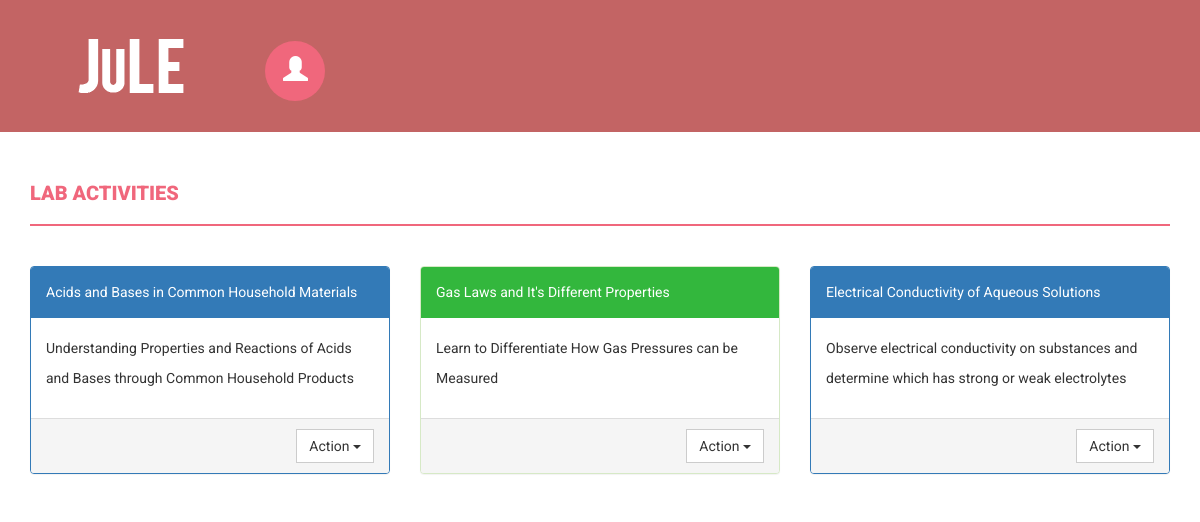
The page /home/ (signed in) on the database as committed earlier.
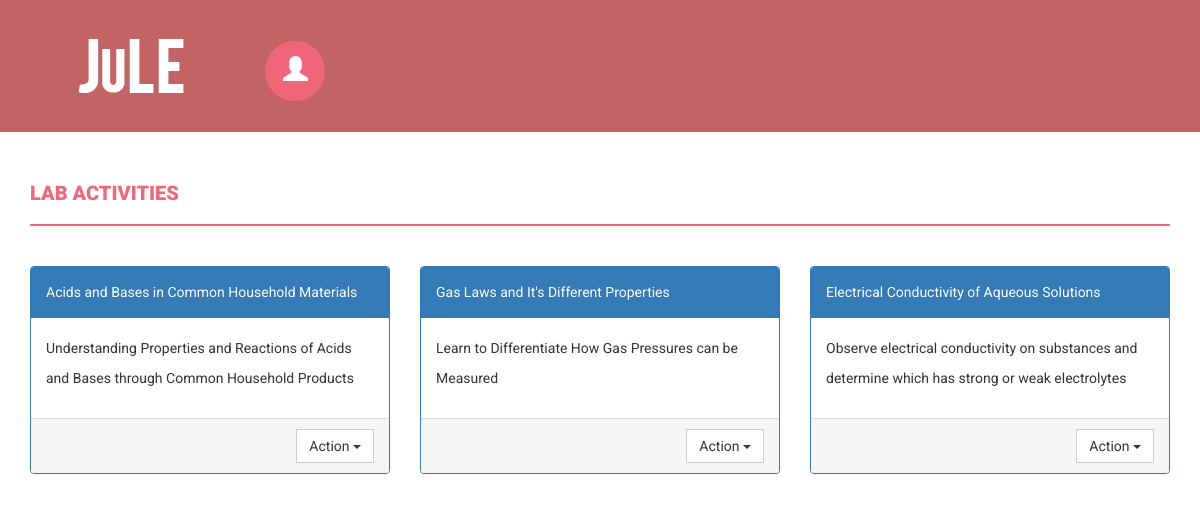
The same page on the database as committed later.
### myapp/views.py (the view, shortened to what this page needs)
# urls.py: url(r'^home/$', views.home, name='home'),
def home(request):
	if(request.user.is_authenticated):
		if request.method=='GET':
			func = request.GET.get('func')
			myid = request.GET.get('id')
		uType = request.user.profile.userType
		labactivities = LabActivity.objects.all()
		myprofile = Profile.objects.get(user=request.user)
		myprofile.loggedin = True
		myprofile.save()
		lab = LabActivity.objects.filter(labid=request.GET.get('id'))
		if(uType == False):
			return render(request, "student.html", locals())

### myapp/templates/student.html (shortened to what this page needs)
{% load static %}
<!DOCTYPE html>
<html xmlns="http://www.w3.org/1999/xhtml">
<head>
    <link href="{% static 'css/bootstrap.css' %}" rel="stylesheet" />
    <link href="{% static 'css/font-awesome.css' %}" rel="stylesheet" />
    <link href="{% static 'css/style.css' %}" rel="stylesheet" />
    <link href="{% static 'css/mystyle.css' %}" rel="stylesheet" />
    <link href="{% static 'css/smart_wizard.css' %}" rel="stylesheet" type="text/css" />
    <link href="{% static 'css/smart_wizard_theme_circles.css' %}" rel="stylesheet" type="text/css" />
    <link href="{% static 'css/smart_wizard_theme_arrows.css' %}" rel="stylesheet" type="text/css" />
    <link href="{% static 'css/smart_wizard_theme_dots.css' %}" rel="stylesheet" type="text/css" />
</head>
<body>
    <div class="navbar navbar-inverse set-radius-zero">
        <div class="container">
            <div class="navbar-header">
                <a class="navbar-brand" href="{% url 'home' %}">
                    <img src="{% static 'img/logo1.png' %}" />
                </a>
            </div>
            <div class="left-div">
                <div class="user-settings-wrapper">
                    <ul class="nav">
                        <li class="dropdown">
                            <a class="dropdown-toggle" data-toggle="dropdown" href="#" aria-expanded="false">
                                <span class="glyphicon glyphicon-user" style="font-size: 25px;"></span>
                            </a>
                        </li>
                    </ul>
                </div>
            </div>
        </div>
    </div>
    <div class="content-wrapper">
        <div class="container">
            <div class="row">
                <div class="col-md-12">
                    <h4 class="page-head-line">Lab Activities</h4>
                </div>
            </div>
            <div class="row">
                {% for labactivity in labactivities %}
                {% if labactivity.hidden %}
                {% else %}
                <div class="col-md-4 col-sm-4">
                    {% if labactivity.selected %}
                    <div class="panel panel-success">
                    {% else %}
                    <div class="panel panel-primary">
                    {% endif %}
                        <div class="panel-heading">
                            {{ labactivity.labname }}
                        </div>
                        <div class="panel-body">
                            <p>{{ labactivity.labsummary }}</p>
                        </div>
                        <div class="panel-footer" align="right">
                            <div class="btn-group">
                                <button data-toggle="dropdown" class="btn btn-default dropdown-toggle borderless">Action <span class="caret"></span></button>
                            </div>
                        </div>
                    </div>
                </div>
                {% endif %}
                {% endfor %}
            </div>
        </div>
    </div>
</body>
</html>

Rows that differ between the two databases and show on the page:
changed LabActivity "Gas Laws and It's Different Properties": selected True → False (drawn)
